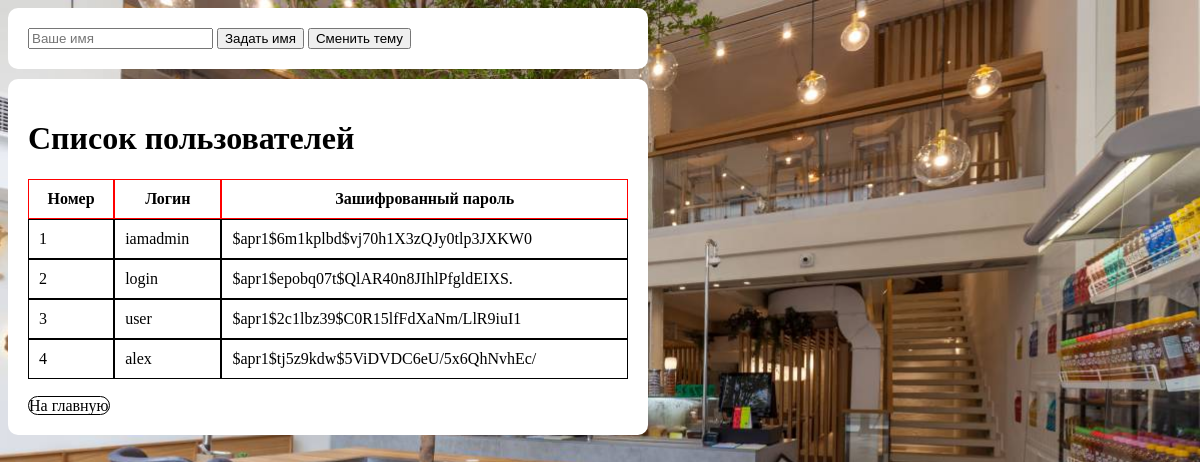
Screenshot of /apache-php/src/admin.php with the database file from the repository.
### tables this page shows
CREATE TABLE IF NOT EXISTS users (
    ID INT(11) NOT NULL AUTO_INCREMENT,
    name CHAR(20) NOT NULL UNIQUE,
    password VARCHAR(40) NOT NULL,
    PRIMARY KEY (ID)
);

### apache-php/src/session/html_header.php (called while the page is built, shortened)
<?php
require $_SERVER['DOCUMENT_ROOT'] . '/session/header.php';
?>

### apache-php/src/admin.php (the view, shortened to what this page needs)
<?php
require_once $_SERVER['DOCUMENT_ROOT'] . '/session/html_header.php';
?>
<!DOCTYPE html>
<html lang="ru">
<head>
</head>
<body>
    <div id="wblock">
        <h1>Список пользователей</h1>
        <?php
        $mysqli = openmysqli();
        $users = $mysqli->query('select * from ' . 'users');
        ?>
        <table cellspacing="0" , style="width:100%">
            <tr>
                <th>Номер</th>
                <th>Логин</th>
                <th>Зашифрованный пароль</th>
            </tr>
            <?php foreach ($users as $user) {
                echo "
            <tr>
                <td>{$user['ID']}</td>
                <td>{$user['name']}</td>
                <td>{$user['password']}</td>
            </tr>
            ";
            }; ?>
        </table>
        <br><a href="index.html">На главную</a>
</body>
</html>

### apache-php/src/session/header.php (shortened to what this page needs)
<div id="header">
    <input placeholder="Ваше имя">
    <button onclick="setLogin()">Задать имя</button>
    <button onclick="changeTheme()">Сменить тему</button>
</div>

### rows the page displays
users: ID "1", name "iamadmin", password "$apr1$6m1kplbd$vj70h1X3zQJy0tlp3JXKW0"
users: ID "2", name "login", password "$apr1$epobq07t$QlAR40n8JIhlPfgldEIXS."
users: ID "3", name "user", password "$apr1$2c1lbz39$C0R15lfFdXaNm/LlR9iuI1"
users: ID "4", name "alex", password "$apr1$tj5z9kdw$5ViDVDC6eU/5x6QhNvhEc/"
